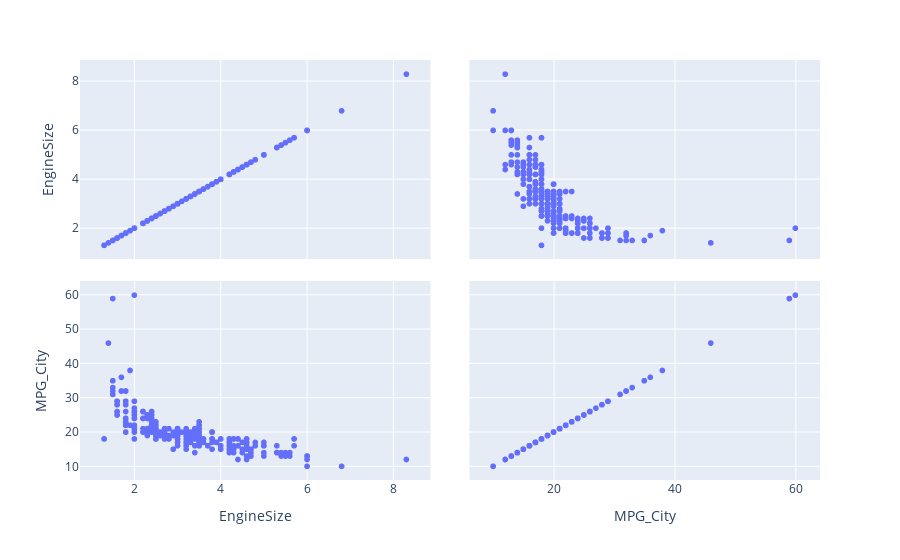

Notebook code cell kept with this figure:
### Code cell
fig = px.scatter_matrix(df[["EngineSize","MPG_City"]])
fig.show()
#Segun lo visto en el grafico podemos determinar que entre mas grande sea el motor del vehiculo menos 
#millas por galon podra recorrer.

### Figure 1 — Plotly figure (JSON) as saved in the notebook; plotly's stock layout.template omitted (floating-point values rounded to 4 significant figures; data arrays with more than 128 entries replaced by an {"elided": "..."} marker saying what was removed)
{"data": [{"dimensions": [{"axis": {"matches": true}, "label": "EngineSize", "values": {"elided": "428 float values"}}, {"axis": {"matches": true}, "label": "MPG_City", "values": {"elided": "428 int values"}}], "hovertemplate": "%{xaxis.title.text}=%{x}<br>%{yaxis.title.text}=%{y}<extra></extra>", "legendgroup": "", "marker": {"color": "#636efa", "symbol": "circle"}, "name": "", "showlegend": false, "type": "splom"}], "layout": {"dragmode": "select", "legend": {"tracegroupgap": 0}, "margin": {"t": 60}}}
